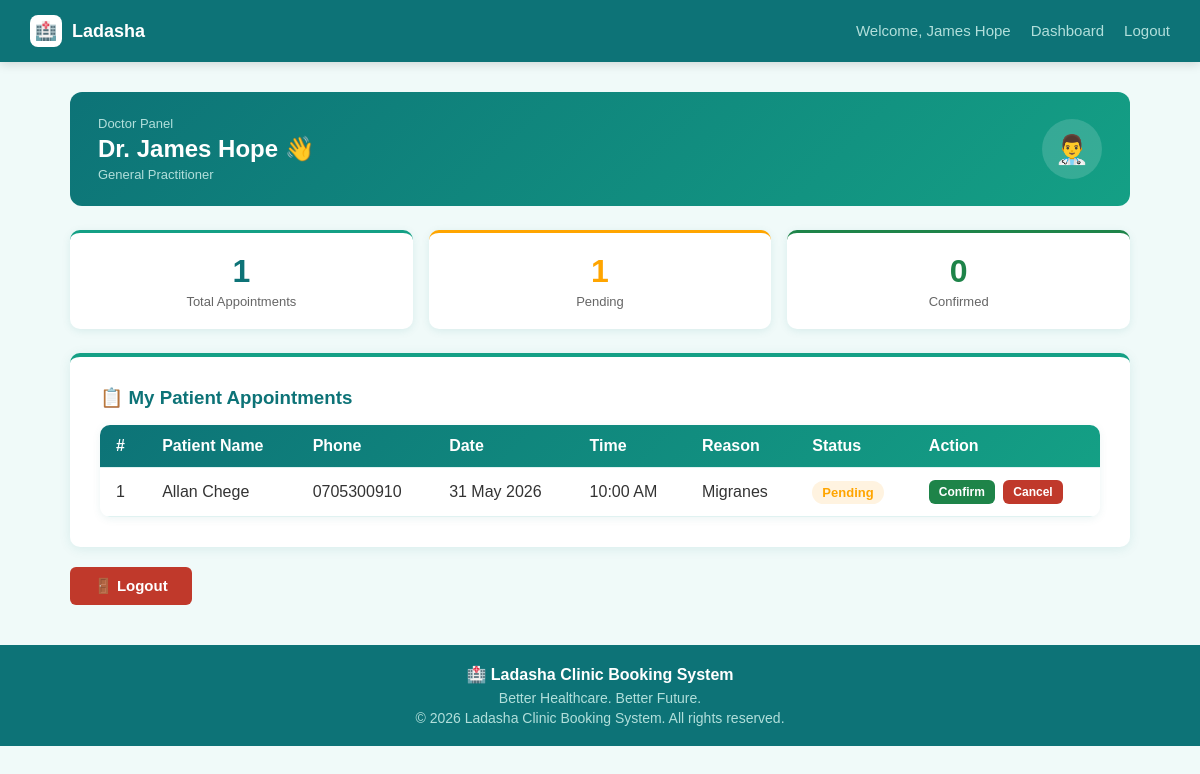
Screenshot of /doctor/dashboard.php (signed in) with the database file from the repository.
### tables this page shows
CREATE TABLE `doctors` (
  `id` int(11) NOT NULL,
  `name` varchar(100) NOT NULL,
  `specialization` varchar(100) DEFAULT NULL,
  `email` varchar(150) DEFAULT NULL,
  `phone` varchar(20) DEFAULT NULL
);

CREATE TABLE `appointments` (
  `id` int(11) NOT NULL,
  `patient_id` int(11) NOT NULL,
  `doctor_id` int(11) NOT NULL,
  `appt_date` date NOT NULL,
  `appt_time` time NOT NULL,
  `reason` text DEFAULT NULL,
  `status` enum('pending','confirmed','cancelled') DEFAULT 'pending',
  `created_at` datetime DEFAULT current_timestamp()
);

CREATE TABLE `users` (
  `id` int(11) NOT NULL,
  `name` varchar(100) NOT NULL,
  `email` varchar(150) NOT NULL,
  `password` varchar(255) NOT NULL,
  `phone` varchar(20) DEFAULT NULL,
  `role` enum('patient','doctor','admin') DEFAULT 'patient',
  `created_at` datetime DEFAULT current_timestamp()
);

### doctor/dashboard.php (the view, shortened to what this page needs)
<?php
$host   = 'localhost';
$user   = 'root';
$pass   = '';
$dbname = 'clinic_db';
$conn   = mysqli_connect($host, $user, $pass, $dbname);
$user_id  = $_SESSION['user_id'];
$user_res = mysqli_query($conn, "SELECT email FROM users WHERE id='$user_id'");
$user_row = mysqli_fetch_assoc($user_res);
$email    = $user_row['email'];
$doc_res  = mysqli_query($conn, "SELECT * FROM doctors WHERE email='$email'");
$doctor   = mysqli_fetch_assoc($doc_res);
$doctor_id = $doctor ? $doctor['id'] : 0;
$total     = mysqli_num_rows(mysqli_query($conn, "SELECT id FROM appointments WHERE doctor_id='$doctor_id'"));
$pending   = mysqli_num_rows(mysqli_query($conn, "SELECT id FROM appointments WHERE doctor_id='$doctor_id' AND status='pending'"));
$confirmed = mysqli_num_rows(mysqli_query($conn, "SELECT id FROM appointments WHERE doctor_id='$doctor_id' AND status='confirmed'"));
$result = mysqli_query($conn, "SELECT a.*, u.name AS patient_name, u.phone
                                FROM appointments a
                                JOIN users u ON a.patient_id = u.id
                                WHERE a.doctor_id = '$doctor_id'
                                ORDER BY a.appt_date ASC");
include '../includes/header.php';
?>
<div class="container">
    <div style="background:linear-gradient(135deg,#0D7377,#14A085); border-radius:12px; padding:24px 28px; margin-bottom:24px; display:flex; justify-content:space-between; align-items:center;">
        <div>
            <p style="color:#B2DFDB; font-size:13px; margin:0 0 4px;">Doctor Panel</p>
            <h2 style="color:#fff; font-size:24px; margin:0 0 4px;">Dr. <?php echo $_SESSION['username']; ?> 👋</h2>
            <p style="color:#B2DFDB; font-size:13px; margin:0;">
                <?php echo $doctor ? $doctor['specialization'] : ''; ?>
            </p>
        </div>
        <div style="background:rgba(255,255,255,0.15); width:60px; height:60px; border-radius:50%; display:flex; align-items:center; justify-content:center; font-size:28px;">👨‍⚕️</div>
    </div>
    <div style="display:grid; grid-template-columns:repeat(3,1fr); gap:16px; margin-bottom:24px;">
        <div class="stat-card">
            <p class="stat-number"><?php echo $total; ?></p>
            <p class="stat-label">Total Appointments</p>
        </div>
        <div class="stat-card" style="border-top-color:orange;">
            <p class="stat-number" style="color:orange;"><?php echo $pending; ?></p>
            <p class="stat-label">Pending</p>
        </div>
        <div class="stat-card" style="border-top-color:#1e8449;">
            <p class="stat-number" style="color:#1e8449;"><?php echo $confirmed; ?></p>
            <p class="stat-label">Confirmed</p>
        </div>
    </div>
    <div class="card">
        <h3 style="color:#0D7377; margin-bottom:16px;">📋 My Patient Appointments</h3>
        <?php if(mysqli_num_rows($result) > 0): ?>
        <table>
            <thead>
                <tr>
                    <th>#</th>
                    <th>Patient Name</th>
                    <th>Phone</th>
                    <th>Date</th>
                    <th>Time</th>
                    <th>Reason</th>
                    <th>Status</th>
                    <th>Action</th>
                </tr>
            </thead>
            <tbody>
                <?php $count = 1; while($row = mysqli_fetch_assoc($result)): ?>
                <tr>
                    <td><?php echo $count++; ?></td>
                    <td><?php echo $row['patient_name']; ?></td>
                    <td><?php echo $row['phone']; ?></td>
                    <td><?php echo date('d M Y', strtotime($row['appt_date'])); ?></td>
                    <td><?php echo date('h:i A', strtotime($row['appt_time'])); ?></td>
                    <td><?php echo $row['reason']; ?></td>
                    <td>
                        <?php
                        $status = $row['status'];
                        $color  = $status == 'confirmed' ? '#1e8449' : ($status == 'cancelled' ? '#c0392b' : 'orange');
                        $bg     = $status == 'confirmed' ? '#E8F5E9' : ($status == 'cancelled' ? '#FDEDEC' : '#FFF3E0');
                        echo "<span style='color:$color; background:$bg; padding:4px 10px; border-radius:12px; font-size:13px; font-weight:bold;'>".ucfirst($status)."</span>";
                        ?>
                    </td>
                    <td>
                        <?php if($row['status'] == 'pending'): ?>
                        <a href="dashboard.php?action=confirm&id=<?php echo $row['id']; ?>"
                           class="btn btn-success"
                           style="padding:5px 10px; font-size:12px;"
                           onclick="return confirm('Confirm this appointment?')">Confirm</a>
                        <a href="dashboard.php?action=cancel&id=<?php echo $row['id']; ?>"
                           class="btn btn-danger"
                           style="padding:5px 10px; font-size:12px; margin-left:4px;"
                           onclick="return confirm('Cancel this appointment?')">Cancel</a>
                        <?php else: ?>
                        <span style="color:#999; font-size:12px;">—</span>
                        <?php endif; ?>
                    </td>
                </tr>
                <?php endwhile; ?>
            </tbody>
        </table>
        <?php endif; ?>
    </div>
    <div style="margin-top:16px;">
        <a href="/clinic_system/logout.php" class="btn btn-danger">🚪 Logout</a>
    </div>
</div>
<?php include '../includes/footer.php'; ?>

### css/style.css (style rules this page uses)
* { margin:0;padding:0;box-sizing:border-box }
body { font-family:Arial,sans-serif;background-color:#F0FAF9;color:#333 }
.container { max-width:1100px;margin:30px auto;padding:0 20px }
.card { background:#fff;border-radius:10px;padding:30px;box-shadow:0 2px 12px rgba(13,115,119,0.1);margin-bottom:20px;border-top:4px solid #14A085 }
.btn { padding:10px 24px;border:none;border-radius:6px;cursor:pointer;font-size:15px;font-weight:bold;text-decoration:none;display:inline-block;transition:all 0.2s }
.btn-danger { background-color:#c0392b;color:#fff }
.btn-success { background-color:#1e8449;color:#fff }
table { width:100%;border-collapse:collapse;background:#fff;border-radius:10px;overflow:hidden;box-shadow:0 2px 8px rgba(13,115,119,0.08) }
table thead { background:linear-gradient(135deg,#0D7377,#14A085);color:#fff }
table th,table td { padding:12px 16px;text-align:left;border-bottom:1px solid #E0F2F1 }
.stat-card { background:#fff;border-radius:10px;padding:20px;text-align:center;box-shadow:0 2px 8px rgba(13,115,119,0.1);border-top:3px solid #14A085 }
.stat-card .stat-number { font-size:32px;font-weight:700;color:#0D7377;margin:0 }
.stat-card .stat-label { font-size:13px;color:#666;margin:4px 0 0 }

### rows the page displays
doctors: specialization "General Practitioner"
appointments: patient.name "Allan Chege", patient.phone "0705300910", appt_date "31 May 2026", appt_time "10:00 AM", reason "Migranes", status "Pending"

### other values shown
$_SESSION['username'] "James Hope"
$total "1"
$pending "1"
$confirmed "0"
